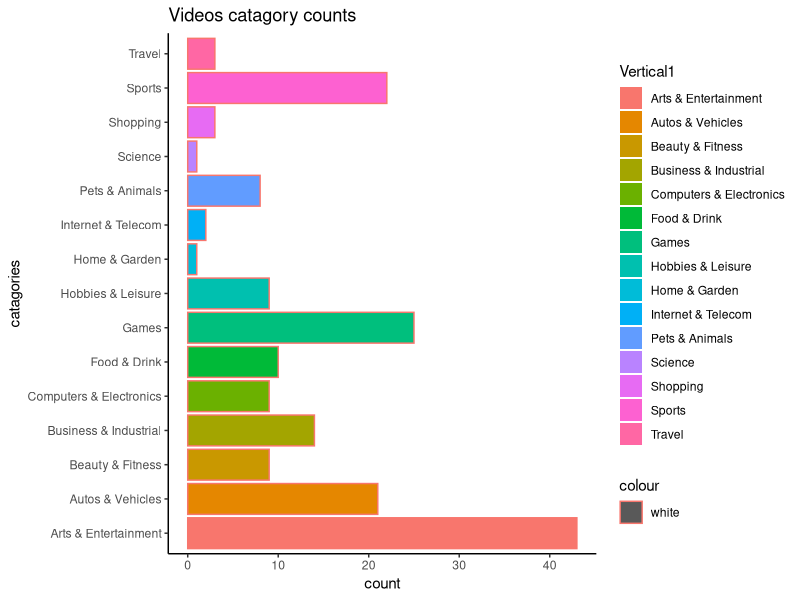
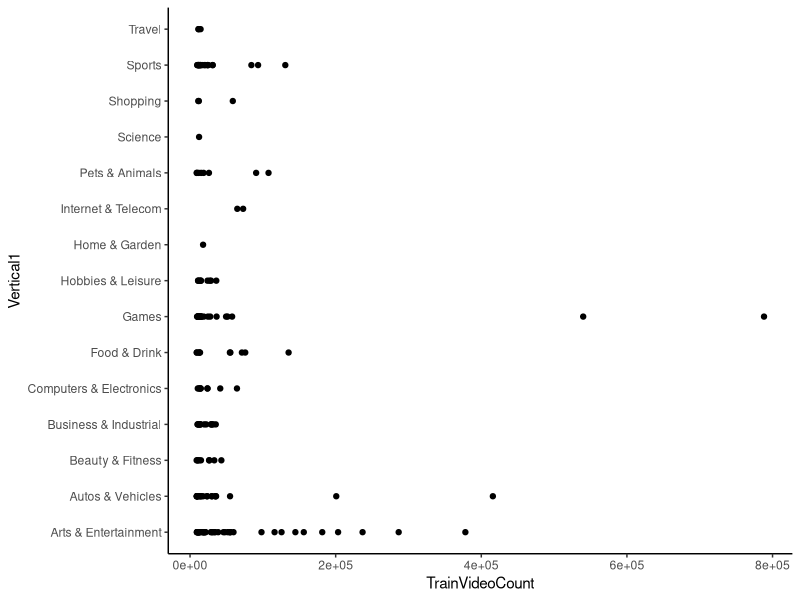
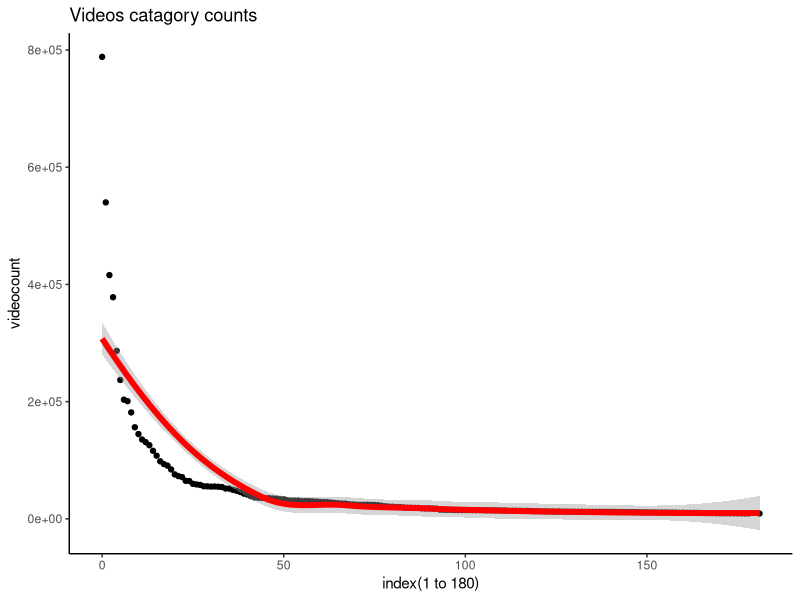
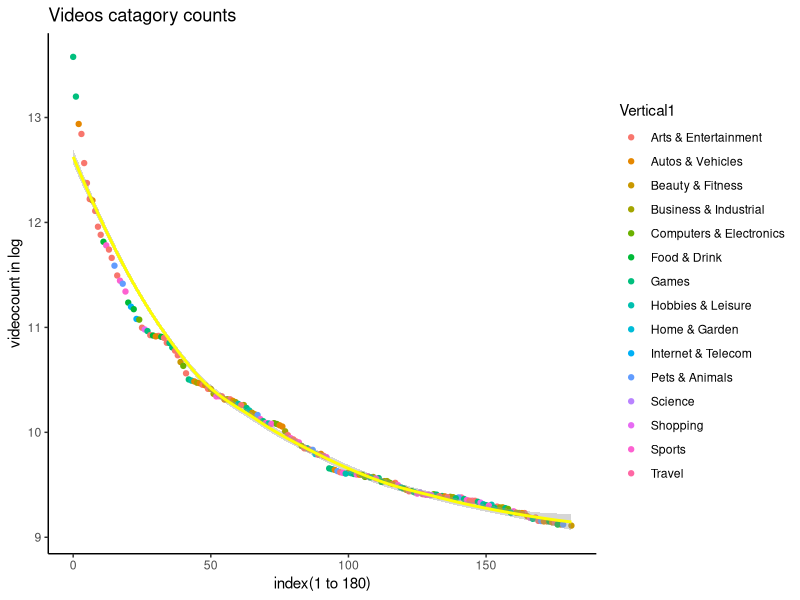

Reproduce these figures in R, in order.
## ---- chunk 1
knitr::opts_chunk$set(echo = TRUE)
## ---- chunk 2
mydata = head(read.csv(file="vocabulary.csv"),180)  # read csv file 
library(ggplot2)
## ---- chunk 3
theme_set(theme_classic())
gg = ggplot(data=mydata, aes(x=Vertical1))+
  geom_bar(aes(fill=Vertical1,colour = "white"))+
  coord_flip()+
  labs(x="catagories", 
       title="Videos catagory counts")
plot(gg)
## ---- chunk 4
theme_set(theme_classic())
qplot(TrainVideoCount,Vertical1,data=mydata)
## ---- chunk 5
theme_set(theme_classic())
gg = ggplot(data=mydata, aes(x=as.numeric(Index),y=TrainVideoCount),color=Vertical1)+
  geom_point()+
  geom_smooth(color = "red",size = 2)+
  labs(x="index(1 to 180)", y="videocount",
       title="Videos catagory counts")
plot(gg)
## ---- chunk 6
theme_set(theme_classic())
gg = ggplot(data=mydata, aes(x=as.numeric(Index),y=log(TrainVideoCount)))+
  geom_point(aes(col=Vertical1))+
  geom_smooth(color = "yellow",size = 1)+
  labs(x="index(1 to 180)",y="videocount in log" ,
       title="Videos catagory counts")
plot(gg)
## ---- chunk 7
mydata[1:180,c(1,2,6), drop=FALSE]
print("source:https://research.google.com/youtube8m/")
